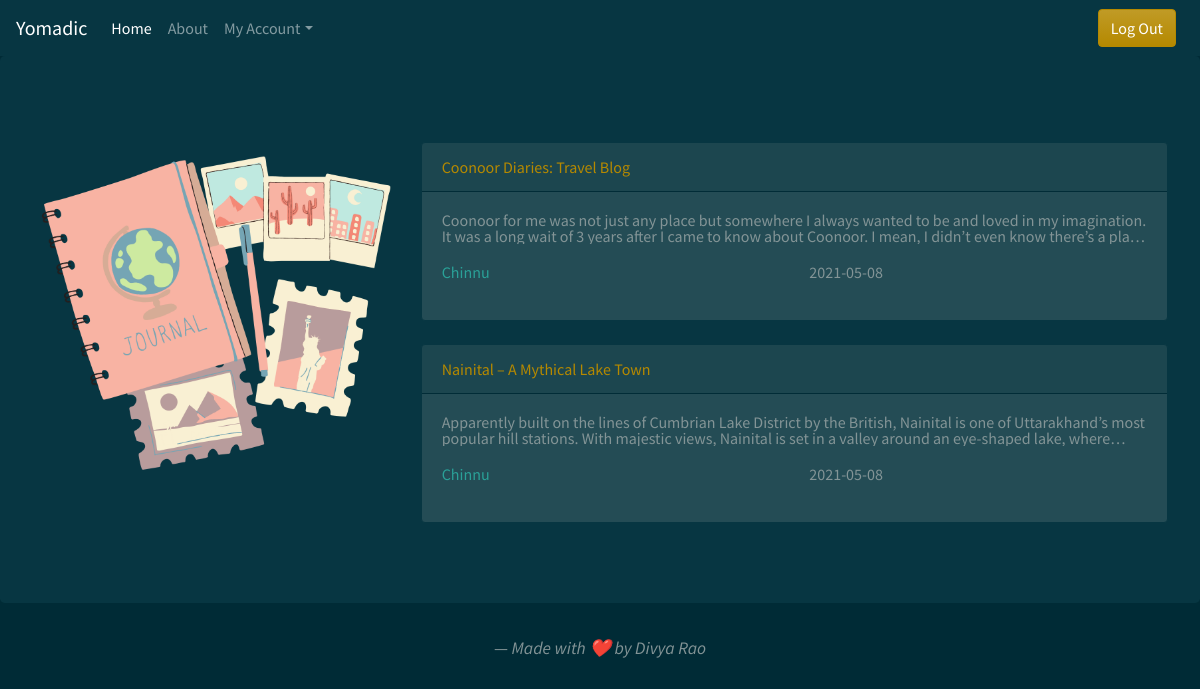
The page /myPosts (signed in) on the database its author committed.
### flaskapp/models.py (models this page shows, shortened)
class Post(db.Model):
    id = db.Column(db.Integer, primary_key=True)
    title = db.Column(db.String(100), nullable=False)
    date_posted = db.Column(db.DateTime, nullable=False, default=datetime.utcnow)
    content = db.Column(db.Text, nullable=False)
    user_id = db.Column(db.Integer, db.ForeignKey('user.id'), nullable=False)

class User(db.Model , UserMixin):
    id = db.Column(db.Integer, primary_key=True)
    username = db.Column(db.String(20), unique=True, nullable=False)
    email = db.Column(db.String(120), unique=True, nullable=False)
    image_file = db.Column(db.String(20), nullable=False, default='default.png')
    password = db.Column(db.String(60), nullable=False)
    posts = db.relationship('Post', backref='author', lazy=True)

### flaskapp/routes.py (the view)
@app.route("/myPosts" ,  methods=['GET'])
@login_required
def myPosts():
    form = UpdateAccountForm()
    posts = Post.query.filter_by(author = current_user)
    return render_template('myPosts.html' , posts=posts)

### flaskapp/models.py (called while the page is built)
@login_manager.user_loader
def load_user(user_id):
    return User.query.get(int(user_id))

### flaskapp/templates/myPosts.html (shortened to what this page needs)
{% extends "layout.html" %} {% block content %}
<div class="jumbotron">
    <div class="row">
        <div class="col-lg-4">
            <img src="../static/assets/10.png" class="img-responsive" style="width:100%">
        </div>
        <div class="col-lg-8">
            {% for post in posts %}
            <div class="card border-dark mb-3" style="max-width: 50rem; margin-top:3%">
                <a class="card-header text-primary" href="{{ url_for('post', post_id=post.id) }}">{{ post.title }}</a>
                <div class="card-body">
                    <p class="card-text" style=" word-break: break-word;
                overflow: hidden;
                text-overflow: ellipsis;
                display: -webkit-box;
                line-height: 16px; /* fallback */
                max-height: 32px; /* fallback */
                -webkit-line-clamp: 2; /* number of lines to show */
                -webkit-box-orient: vertical;">{{ post.content }}</p>
                    <div class="row">
                        <div class="col">
                            <p class="text-success">{{ post.author.username }}</p>
                        </div>
                        <div class="col">
                            <p>{{ post.date_posted.strftime('%Y-%m-%d') }}</p>
                        </div>
                    </div>
                </div>
            </div>
            {% endfor %}
        </div>
    </div>
</div>
    {% endblock content %}

### flaskapp/templates/layout.html (shortened to what this page needs)
<!DOCTYPE html>
<html lang="en">
<head>
    <link rel="stylesheet" href="https://cdn.jsdelivr.net/npm/bootswatch@4.5.2/dist/solar/bootstrap.min.css">
</head>
<body>
    <nav class="navbar navbar-expand-lg navbar-dark bg-dark">
        <a class="navbar-brand" href="/">Yomadic</a>
        <div class="collapse navbar-collapse" id="navbarColor02">
            <ul class="navbar-nav mr-auto">
                <li class="nav-item active">
                    <a class="nav-link" href="/home">Home
              </a>
                </li>
                <li class="nav-item">
                    <a class="nav-link" href="#">About</a>
                </li>
                {% if current_user.is_authenticated %}
                <li class="nav-item dropdown">
                    <a class="nav-link dropdown-toggle" data-toggle="dropdown" href="#" role="button" aria-haspopup="true" aria-expanded="false">My Account</a>
                </li>
                {% endif %}
            </ul>
            <ul class="navbar-nav my-2 my-lg-0 ">
                {% if current_user.is_authenticated %}
                <a class="btn btn-primary mr-sm-2 " href="{{ url_for( 'logout') }} ">Log Out</a> {% else %}
                <a class="btn btn-primary mr-sm-2 " href="/login ">Log in</a>
                <a class="btn btn-danger my-2 my-sm-0 " href="/register ">Sign Up</a> {% endif %}
            </ul>
        </div>
    </nav>
    <div>
        {% block content %} {% endblock content %}
    <blockquote class="blockquote text-center ">
        <footer class="blockquote-footer "><i>Made with ❤️ by Divya Rao </i></footer>
    </blockquote>
</body>
</html>
</body>
</html>

### rows shown on the page
Post: title "Coonoor Diaries: Travel Blog", content "Coonoor for me was not just any place but somewhere I always wanted to be and loved in my imagination. It was a long wait of 3 years after I came to know about Coonoor. I mean, I didn’t even know there’s a…", author.username "Chinnu", date_posted "2021-05-08"
Post: title "Nainital – A Mythical Lake Town", content "Apparently built on the lines of Cumbrian Lake District by the British, Nainital is one of Uttarakhand’s most popular hill stations. With majestic views, Nainital is set in a valley around an eye-shaped lake,…", author.username "Chinnu", date_posted "2021-05-08"
